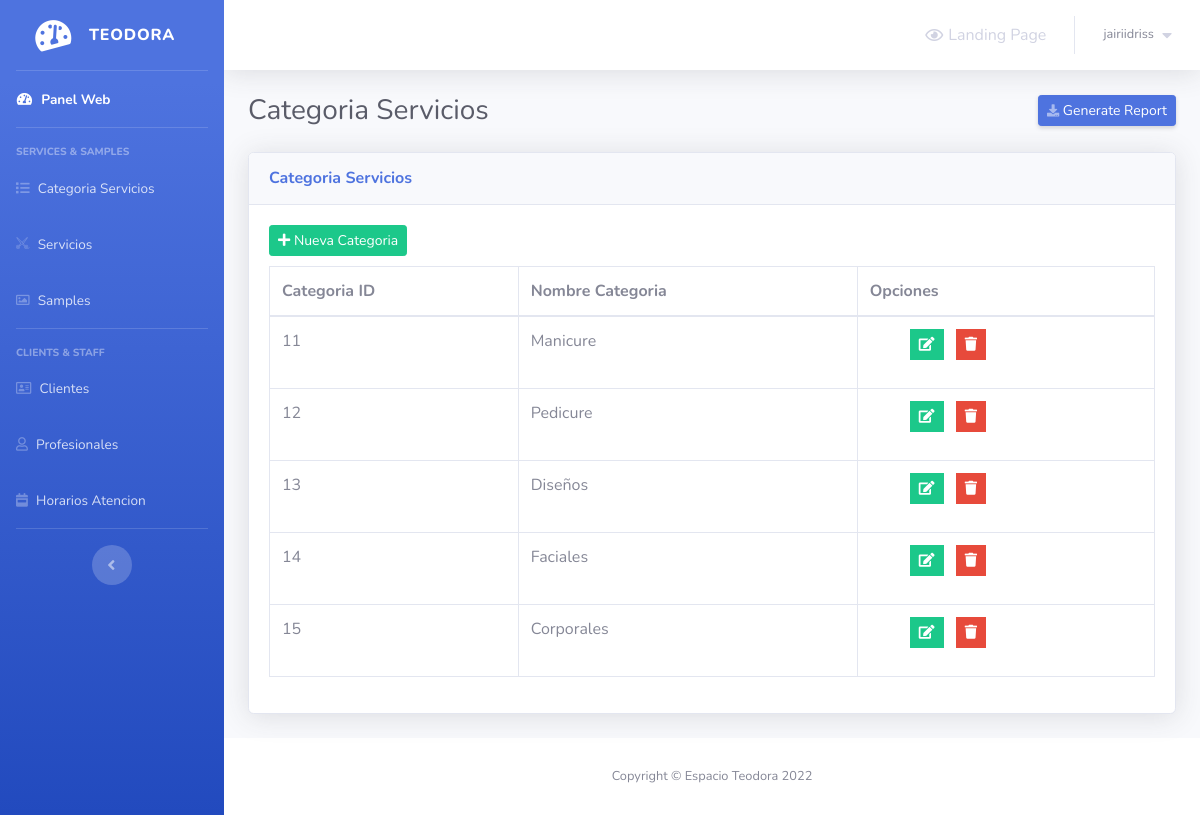
/admin/service-categories.php (signed in), run on the app's committed database.
### tables this page shows
CREATE TABLE `service_categories` (
  `category_id` int(2) NOT NULL,
  `category_name` varchar(50) NOT NULL
);

### admin/service-categories.php (the view, shortened to what this page needs)
<?php
    include 'connect.php';
    include 'Includes/templates/header.php';
    if(isset($_SESSION['username_barbershop_Xw211qAAsq4']) && isset($_SESSION['password_barbershop_Xw211qAAsq4']))
    {
?>
        <div class="container-fluid">
            <div class="d-sm-flex align-items-center justify-content-between mb-4">
                <h1 class="h3 mb-0 text-gray-800">Categoria Servicios</h1>
                <a href="#" class="d-none d-sm-inline-block btn btn-sm btn-primary shadow-sm">
                    <i class="fas fa-download fa-sm text-white-50"></i>
                    Generate Report
                </a>
            </div>
            <?php
                $stmt = $con->prepare("SELECT * FROM service_categories");
                $stmt->execute();
                $rows_categories = $stmt->fetchAll();
            ?>
            <div class="card shadow mb-4">
                <div class="card-header py-3">
                    <h6 class="m-0 font-weight-bold text-primary">Categoria Servicios</h6>
                </div>
                <div class="card-body">
                    <button class="btn btn-success btn-sm" style="margin-bottom: 10px;" type="button" data-toggle="modal" data-target="#add_new_category" data-placement="top">
                        <i class="fa fa-plus"></i>
                        Nueva Categoria
                    </button>
                    <div class="table-responsive">
                        <table class="table table-bordered" id="dataTable" width="100%" cellspacing="0">
                            <thead>
                                <tr>
                                    <th>Categoria ID</th>
                                    <th>Nombre Categoria</th>
                                    <th>Opciones</th>
                                </tr>
                            </thead>
                            <tbody>
                                <?php
                                foreach($rows_categories as $category)
                                {
                                    echo "<tr>";
                                        echo "<td>";
                                            echo $category['category_id'];
                                        echo "</td>";
                                        echo "<td>";
                                            echo $category['category_name'];
                                        echo "</td>";
                                        echo "<td>";
                                            if(strtolower($category["category_name"]) != "uncategorized")
                                            {
                                                $delete_data = "delete_".$category["category_id"];
                                                $edit_data = "edit_".$category["category_id"];
                                            ?>
                                            <ul>
                                                <li class="list-inline-item" data-toggle="tooltip" title="Edit">
                                                    <button class="btn btn-success btn-sm rounded-0" type="button" data-toggle="modal" data-target="#<?php echo $edit_data; ?>" data-placement="top"><i class="fa fa-edit"></i></button>
                                                </li>
                                                <li class="list-inline-item" data-toggle="tooltip" title="Delete">
                                                    <button class="btn btn-danger btn-sm rounded-0" type="button" data-toggle="modal" data-target="#<?php echo $delete_data; ?>" data-placement="top"><i class="fa fa-trash"></i></button>
                                                </li>
                                            </ul>
                                            <?php
                                            }
                                        echo "</td>";
                                    echo "</tr>";
                                }
                            ?>
                            </tbody>
                        </table>
                    </div>
                </div>
            </div>
        </div>
<?php
        include 'Includes/templates/footer.php';
    }
    else
    {
        header('Location: login.php');
        exit();
    }
?>

### data on the page
service_categories: category_id "11", category_name "Manicure"
service_categories: category_id "12", category_name "Pedicure"
service_categories: category_id "13", category_name "Diseños"
service_categories: category_id "14", category_name "Faciales"
service_categories: category_id "15", category_name "Corporales"

### other printed values
$_SESSION['username_barbershop_Xw211qAAsq4'] "jairiidriss"
